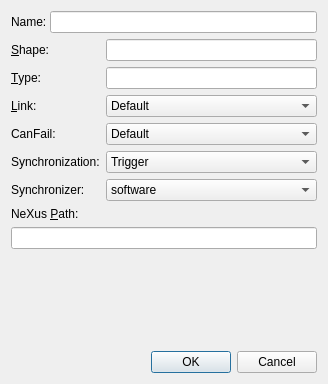
<?xml version="1.0" encoding="UTF-8"?>
<ui version="4.0">
 <class>LDataDlg</class>
 <widget class="QDialog" name="LDataDlg">
  <property name="geometry">
   <rect>
    <x>0</x>
    <y>0</y>
    <width>328</width>
    <height>384</height>
   </rect>
  </property>
  <property name="sizePolicy">
   <sizepolicy hsizetype="Preferred" vsizetype="Preferred">
    <horstretch>0</horstretch>
    <verstretch>0</verstretch>
   </sizepolicy>
  </property>
  <property name="windowTitle">
   <string>Dialog</string>
  </property>
  <layout class="QGridLayout" name="gridLayout_3">
   <property name="sizeConstraint">
    <enum>QLayout::SetDefaultConstraint</enum>
   </property>
   <item row="0" column="0">
    <layout class="QVBoxLayout" name="verticalLayout_2">
     <item>
      <layout class="QHBoxLayout" name="horizontalLayout_2" stretch="0,0">
       <property name="spacing">
        <number>0</number>
       </property>
       <item>
        <widget class="QLabel" name="labelLabel">
         <property name="text">
          <string>Name: </string>
         </property>
         <property name="buddy">
          <cstring>labelLineEdit</cstring>
         </property>
        </widget>
       </item>
       <item>
        <widget class="QLineEdit" name="labelLineEdit">
         <property name="maximumSize">
          <size>
           <width>16777215</width>
           <height>30</height>
          </size>
         </property>
        </widget>
       </item>
      </layout>
     </item>
     <item>
      <widget class="QFrame" name="channelFrame">
       <property name="frameShape">
        <enum>QFrame::NoFrame</enum>
       </property>
       <property name="frameShadow">
        <enum>QFrame::Raised</enum>
       </property>
       <layout class="QVBoxLayout" name="verticalLayout">
        <property name="spacing">
         <number>6</number>
        </property>
        <property name="margin">
         <number>0</number>
        </property>
        <item>
         <layout class="QGridLayout" name="gridLayout">
          <item row="5" column="0">
           <widget class="QLabel" name="synchronizationLabel">
            <property name="text">
             <string>Synchronization:</string>
            </property>
            <property name="buddy">
             <cstring>synchronizationComboBox</cstring>
            </property>
           </widget>
          </item>
          <item row="3" column="0">
           <widget class="QLabel" name="linkLabel">
            <property name="text">
             <string>&amp;Link:</string>
            </property>
            <property name="buddy">
             <cstring>linkComboBox</cstring>
            </property>
           </widget>
          </item>
          <item row="1" column="1">
           <widget class="QLineEdit" name="shapeLineEdit">
            <property name="sizePolicy">
             <sizepolicy hsizetype="MinimumExpanding" vsizetype="Preferred">
              <horstretch>0</horstretch>
              <verstretch>0</verstretch>
             </sizepolicy>
            </property>
           </widget>
          </item>
          <item row="1" column="0">
           <widget class="QLabel" name="shapeLabel">
            <property name="text">
             <string>&amp;Shape:</string>
            </property>
            <property name="buddy">
             <cstring>shapeLineEdit</cstring>
            </property>
           </widget>
          </item>
          <item row="2" column="0">
           <widget class="QLabel" name="typeLabel">
            <property name="text">
             <string>&amp;Type:</string>
            </property>
            <property name="buddy">
             <cstring>typeLineEdit</cstring>
            </property>
           </widget>
          </item>
          <item row="2" column="1">
           <widget class="QLineEdit" name="typeLineEdit"/>
          </item>
          <item row="3" column="1">
           <widget class="QComboBox" name="linkComboBox">
            <item>
             <property name="text">
              <string>Default</string>
             </property>
            </item>
            <item>
             <property name="text">
              <string>True</string>
             </property>
            </item>
            <item>
             <property name="text">
              <string>False</string>
             </property>
            </item>
           </widget>
          </item>
          <item row="6" column="0">
           <widget class="QLabel" name="synchronizerLabel">
            <property name="text">
             <string>Synchronizer:</string>
            </property>
            <property name="buddy">
             <cstring>synchronizerComboBox</cstring>
            </property>
           </widget>
          </item>
          <item row="5" column="1">
           <widget class="QComboBox" name="synchronizationComboBox">
            <item>
             <property name="text">
              <string>Trigger</string>
             </property>
            </item>
            <item>
             <property name="text">
              <string>Gate</string>
             </property>
            </item>
            <item>
             <property name="text">
              <string>Start</string>
             </property>
            </item>
           </widget>
          </item>
          <item row="6" column="1">
           <widget class="QComboBox" name="synchronizerComboBox">
            <property name="editable">
             <bool>false</bool>
            </property>
            <item>
             <property name="text">
              <string>software</string>
             </property>
            </item>
           </widget>
          </item>
          <item row="4" column="0">
           <widget class="QLabel" name="canfailLabel">
            <property name="text">
             <string>CanFail:</string>
            </property>
            <property name="buddy">
             <cstring>canfailComboBox</cstring>
            </property>
           </widget>
          </item>
          <item row="4" column="1">
           <widget class="QComboBox" name="canfailComboBox">
            <item>
             <property name="text">
              <string>Default</string>
             </property>
            </item>
            <item>
             <property name="text">
              <string>True</string>
             </property>
            </item>
           </widget>
          </item>
         </layout>
        </item>
        <item>
         <layout class="QHBoxLayout" name="horizontalLayout">
          <item>
           <widget class="QLabel" name="pathLabel">
            <property name="maximumSize">
             <size>
              <width>16777215</width>
              <height>21</height>
             </size>
            </property>
            <property name="text">
             <string>NeXus &amp;Path:</string>
            </property>
            <property name="buddy">
             <cstring>pathLineEdit</cstring>
            </property>
           </widget>
          </item>
         </layout>
        </item>
        <item>
         <widget class="QLineEdit" name="pathLineEdit"/>
        </item>
       </layout>
       <zorder></zorder>
       <zorder></zorder>
       <zorder>pathLineEdit</zorder>
      </widget>
     </item>
     <item>
      <widget class="QFrame" name="varFrame">
       <property name="frameShape">
        <enum>QFrame::NoFrame</enum>
       </property>
       <property name="frameShadow">
        <enum>QFrame::Raised</enum>
       </property>
       <layout class="QGridLayout" name="gridLayout_2">
        <property name="margin">
         <number>0</number>
        </property>
        <property name="spacing">
         <number>6</number>
        </property>
        <item row="0" column="0">
         <layout class="QGridLayout" name="varGridLayout" rowstretch="0" columnstretch="0"/>
        </item>
       </layout>
      </widget>
     </item>
     <item>
      <spacer name="verticalSpacer">
       <property name="orientation">
        <enum>Qt::Vertical</enum>
       </property>
       <property name="sizeHint" stdset="0">
        <size>
         <width>20</width>
         <height>40</height>
        </size>
       </property>
      </spacer>
     </item>
     <item>
      <widget class="QDialogButtonBox" name="buttonBox">
       <property name="orientation">
        <enum>Qt::Horizontal</enum>
       </property>
       <property name="standardButtons">
        <set>QDialogButtonBox::Cancel|QDialogButtonBox::Ok</set>
       </property>
      </widget>
     </item>
    </layout>
   </item>
  </layout>
  <zorder></zorder>
 </widget>
 <tabstops>
  <tabstop>labelLineEdit</tabstop>
  <tabstop>shapeLineEdit</tabstop>
  <tabstop>typeLineEdit</tabstop>
  <tabstop>linkComboBox</tabstop>
  <tabstop>canfailComboBox</tabstop>
  <tabstop>synchronizationComboBox</tabstop>
  <tabstop>synchronizerComboBox</tabstop>
  <tabstop>pathLineEdit</tabstop>
  <tabstop>buttonBox</tabstop>
 </tabstops>
 <resources/>
 <connections>
  <connection>
   <sender>buttonBox</sender>
   <signal>accepted()</signal>
   <receiver>LDataDlg</receiver>
   <slot>accept()</slot>
   <hints>
    <hint type="sourcelabel">
     <x>238</x>
     <y>337</y>
    </hint>
    <hint type="destinationlabel">
     <x>157</x>
     <y>260</y>
    </hint>
   </hints>
  </connection>
  <connection>
   <sender>buttonBox</sender>
   <signal>rejected()</signal>
   <receiver>LDataDlg</receiver>
   <slot>reject()</slot>
   <hints>
    <hint type="sourcelabel">
     <x>306</x>
     <y>337</y>
    </hint>
    <hint type="destinationlabel">
     <x>286</x>
     <y>260</y>
    </hint>
   </hints>
  </connection>
 </connections>
</ui>
